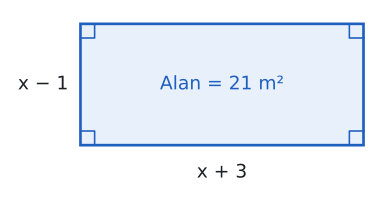

Write the Python code that produced this figure.
import sys; sys.path.insert(0, "tools")
from cizim import *

# x = 4 için kenarlar 7 ve 3 (ölçekli)
fig, ax = sekil(5, 2.8)
ax.set_aspect("equal"); ax.axis("off")
ax.add_patch(patches.Rectangle((0, 0), 7, 3, facecolor=MAVI_ACIK, edgecolor=MAVI, lw=2))
for (px, py) in [(0, 0), (7, 0), (0, 3), (7, 3)]:
    pass
# dik açı işaretleri
for (cx, cy, sx, sy) in [(0, 0, 1, 1), (7, 0, -1, 1), (0, 3, 1, -1), (7, 3, -1, -1)]:
    ax.plot([cx + sx * 0.35, cx + sx * 0.35, cx], [cy, cy + sy * 0.35, cy + sy * 0.35], color=MAVI, lw=1.2)
ax.text(3.5, -0.45, "x + 3", ha="center", va="top", fontsize=14)
ax.text(-0.3, 1.5, "x − 1", ha="right", va="center", fontsize=14)
ax.text(3.5, 1.5, "Alan = 21 m²", ha="center", va="center", fontsize=14, color=MAVI)
ax.set_xlim(-1.8, 7.4); ax.set_ylim(-1.2, 3.4)
kaydet(fig, __file__)
